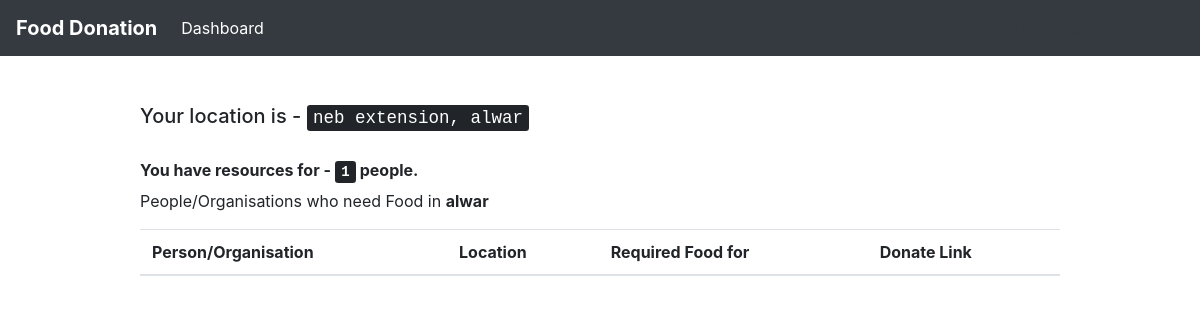
The app's page /users/showRecievers/ (signed in) with its own data.
### customUser/models.py (models this page shows, shortened)
class CustomUser(AbstractUser):
    pin_code = models.IntegerField(null = True)
    contact_no = models.IntegerField(null = True)
    resources = models.IntegerField(null = True) # no. of persons avability/requirement
    locality = models.CharField(max_length = 100)
    city = models.CharField(max_length = 50)
    """CHOICES=[('0','Donor'),
                   ('1','Reciever')]"""
    state = models.CharField(max_length = 50, default = " ")
    donor = models.BooleanField(default = 'False') # 0 - Donor 1 - Reciever
    email = models.EmailField(unique=True)
    organisation = models.BooleanField(default = 'False')

### customUser/views.py (the view)
# urls.py: path('showRecievers/', views.show_nearby_recievers, name = 'showNearbyRecievers'),
@login_required(login_url = "/users/login")
def show_nearby_recievers(request):
	you = request.user
	you_address = you.locality + ',' + you.city
	donors = CustomUser.objects.filter(city = you.city)
	return render(request, 'show_recievers.html', {'you' : you, 'donors' : donors})

### templates/show_recievers.html (shortened to what this page needs)
{% extends 'base.html' %}
{% block navigation %}
	<div class = "col-1">
		<a href="{% url 'homePage' %}" class="btn btn-outline-dark"  method = "post"><strong>Home</strong></a>
	</div>
	<div class = "col-1">
		<a href="{% url 'edit_profile' %}" class="btn btn-outline-dark"><strong>Update</strong></a>
	</div>
{% endblock %}
{% block content %}
	<h5> Your location is - <kbd> {{ you.locality }}, {{ you.city }} </kbd> </h5> <br>
	<h6> <strong> You have resources for - <kbd> {{ you.resources }}</kbd> people.</strong></h6>
	<p> People/Organisations who need Food in <strong> {{ you.city }} </strong> </p>
	<table class = "table">
			<thead>
				<tr>
					<th scope="col"> Person/Organisation </th>
					<th scope="col"> Location </th>
					<th scope="col"> Required Food for </th>
					<th scope ="col"> Donate Link </th>
				</tr>
			</thead>
			</table>
	<br> <br>
{% endblock %}

### records on screen
CustomUser: locality "neb extension", city "alwar", resources "1"
